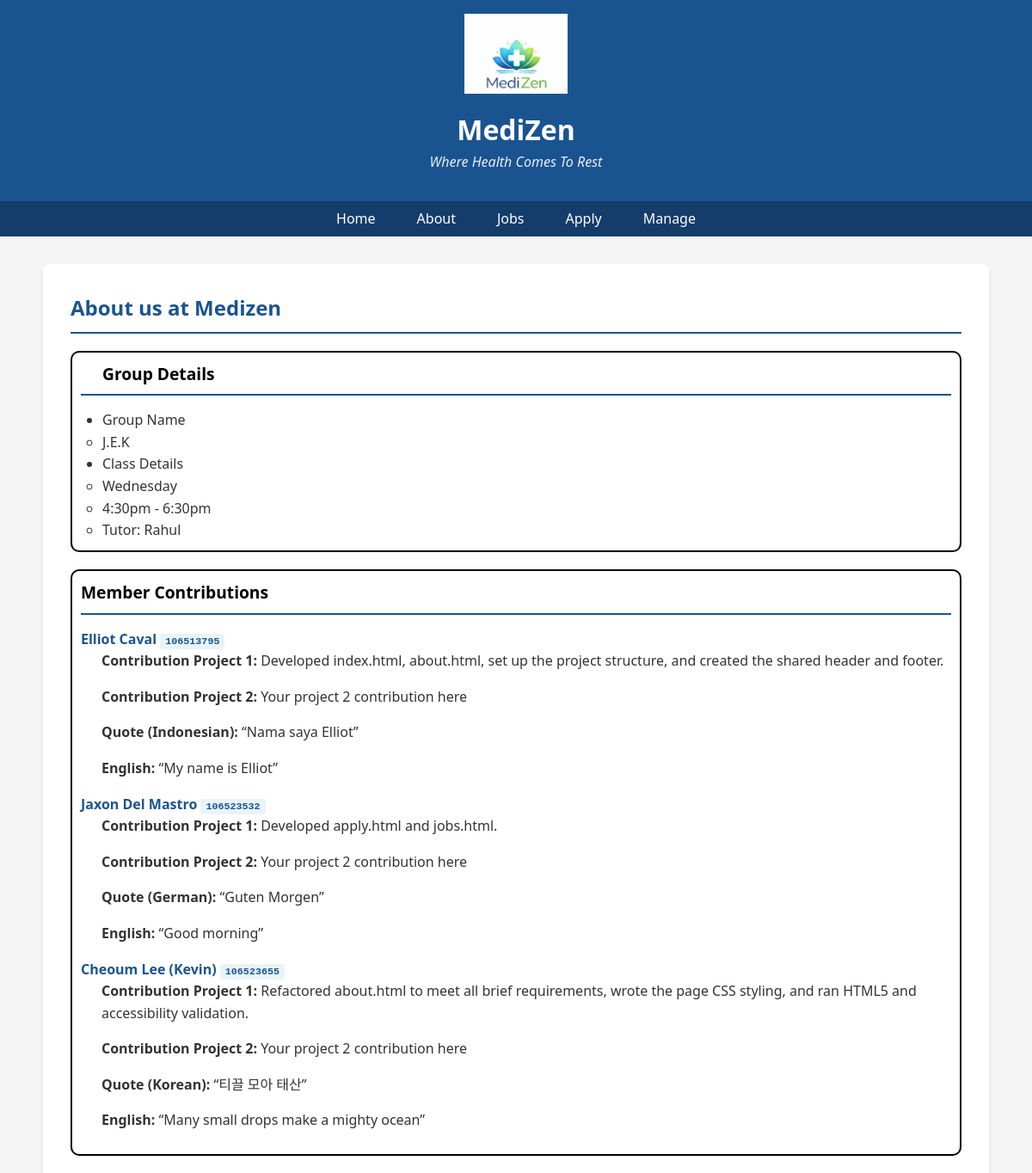
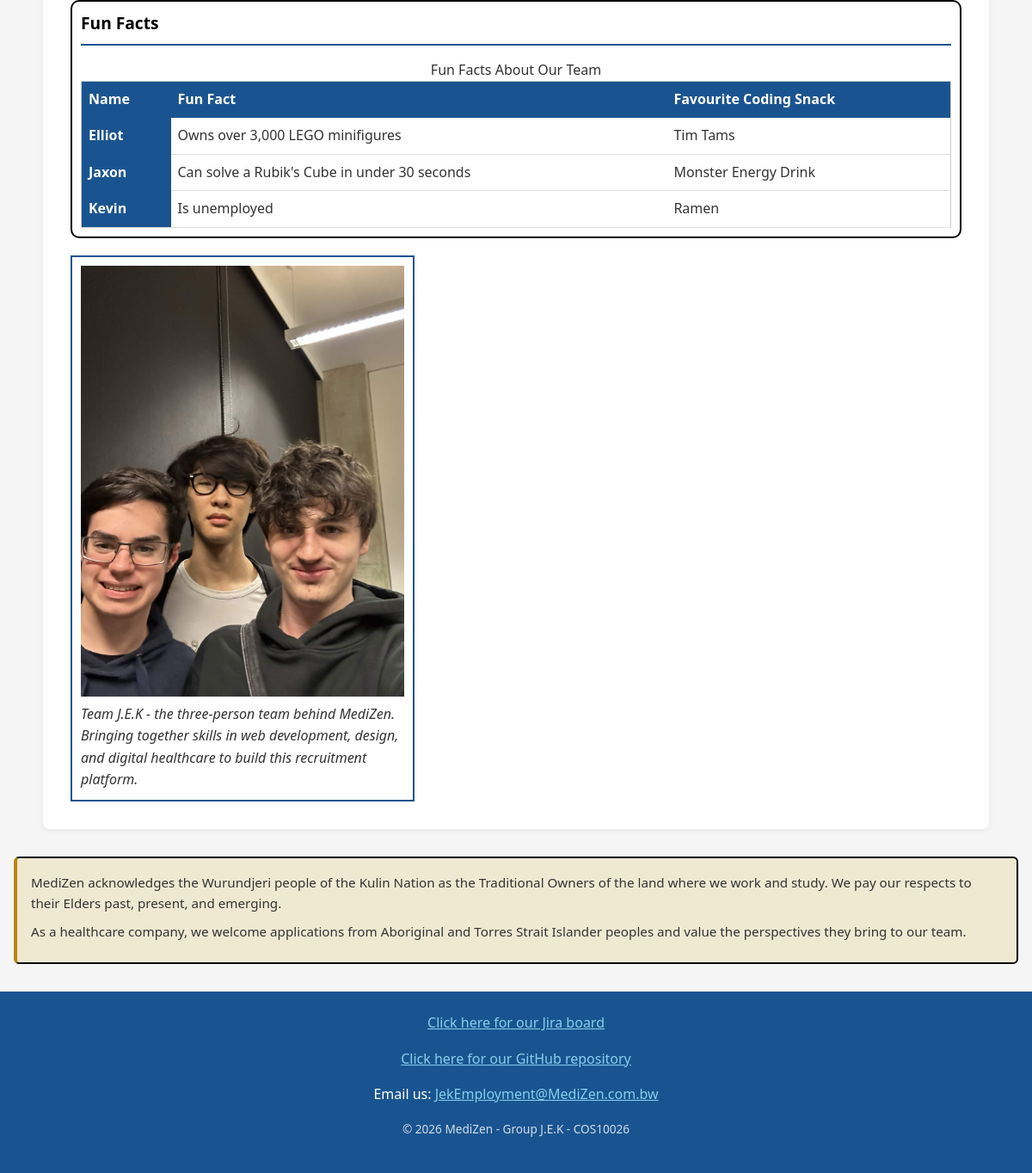
Screenshot of /project2/about.php with the database file from the repository (2 pictures, top to bottom).
### tables this page shows
CREATE TABLE members (
    id INT AUTO_INCREMENT PRIMARY KEY,
    name VARCHAR(100) NOT NULL,
    student_id VARCHAR(20) NOT NULL,
    quote VARCHAR(255),
    quote_language VARCHAR(50),
    quote_english VARCHAR(255),
    contribution_project1 TEXT,
    contribution_project2 TEXT
);

### project2/about.php (the view, shortened to what this page needs)
<?php
require_once("settings.php");
$result = mysqli_query($conn, "SELECT * FROM members");
?>
<!DOCTYPE html>
<html lang="en">
<head>
    <link rel="stylesheet" href="styles/style.css">
</head>
<body>
    <?php include("includes/header.inc"); ?>
    <?php include("includes/nav.inc"); ?>
    <main>
        <h2>About us at Medizen</h2>
</head>
<body>
  <section>
    <h2 style="text-align: left; color: black; font-size: 1.2em; padding-left: 25px;">Group Details</h2>
    <ul style="padding-left: 25px;"">
      <li>Group Name
        <ul>
          <li>J.E.K</li>
        </ul>
      </li>
      <li>Class Details
        <ul>
          <li>Wednesday</li>
          <li>4:30pm - 6:30pm</li>
          <li>Tutor: Rahul</li>
        </ul>
      </li>
    </ul>
  </section>
  <section>
    <h2 style="text-align: left; color: black; font-size: 1.2em;">Member Contributions</h2>
   <dl class="member-list">
    <?php while ($row = mysqli_fetch_assoc($result)) { ?>
        <dt>
            <?php echo $row['name']; ?>
            <span class="student-id"><?php echo $row['student_id']; ?></span>
        </dt>
        <dd>
            <p><strong>Contribution Project 1:</strong> <?php echo $row['contribution_project1']; ?></p>
            <p><strong>Contribution Project 2:</strong> <?php echo $row['contribution_project2']; ?></p>
            <p><strong>Quote (<?php echo $row['quote_language']; ?>):</strong>
                <q><?php echo $row['quote']; ?></q>
            </p>
            <p><strong>English:</strong> <q><?php echo $row['quote_english']; ?></q></p>
        </dd>
    <?php } ?>
</dl>
  </section>
  <section>
    <h2 style="text-align: left; color: black; font-size: 1.2em;">Fun Facts</h2>
    <table class="fun-facts-table">
      <caption>Fun Facts About Our Team</caption>
      <thead>
        <tr>
          <th scope="col">Name</th>
          <th scope="col">Fun Fact</th>
          <th scope="col">Favourite Coding Snack</th>
        </tr>
      </thead>
      <tbody>
        <tr>
          <th scope="row">Elliot</th>
          <td>Owns over 3,000 LEGO minifigures</td>
          <td>Tim Tams</td>
        </tr>
        <tr>
          <th scope="row">Jaxon</th>
          <td>Can solve a Rubik's Cube in under 30 seconds</td>
          <td>Monster Energy Drink</td>
        </tr>
        <tr>
          <th scope="row">Kevin</th>
          <td>Is unemployed</td>
          <td>Ramen</td>
        </tr>
      </tbody>
    </table>
  </section>
  <figure>
   <img src="images/MedizenAvengers.jpg" alt="Medizen Webpage Development Team" id="DevPic">
    <figcaption style="font-style: italic;">
      Team J.E.K - the three-person team behind MediZen.
      Bringing together skills in web development, design,
      and digital healthcare to build this recruitment platform.
    </figcaption>
  </figure>
    </main>
    <?php include("includes/acknowledgement.inc"); ?>
    <?php include("includes/footer.inc"); ?>
</body>
</html>

### project2/includes/header.inc
<header class="site-header">
    <img src="images/MediZenLogo.jpeg" alt="MediZen company logo" id="logo">
    <h1 class="site-title">MediZen</h1>
    <p class="site-tagline">Where Health Comes To Rest</p>
</header>

### project2/includes/nav.inc
<nav class="main-nav">
    <ul>
        <li><a href="index.php">Home</a></li>
        <li><a href="about.php">About</a></li>
        <li><a href="jobs.php">Jobs</a></li>
        <li><a href="apply.php">Apply</a></li>
        <li><a href="login.php">Manage</a></li>
    </ul>
</nav>

### project2/includes/acknowledgement.inc
<section class="acknowledgement">
    <p>
        MediZen acknowledges the Wurundjeri people of the Kulin Nation as the
        Traditional Owners of the land where we work and study. We pay our
        respects to their Elders past, present, and emerging.
    </p>
    <p>
        As a healthcare company, we welcome applications from Aboriginal and
        Torres Strait Islander peoples and value the perspectives they bring
        to our team.
    </p>
</section>

### project2/includes/footer.inc
<footer class="site-footer">
    <p>
        <a href="https://jaxondm.atlassian.net/jira/software/projects/SCRUM/boards/1?jql=&sprintStarted=true">
            Click here for our Jira board
        </a>
    </p>
    <p>
        <a href="https://github.com/ElliotCaval07/GroupAssignment1">
            Click here for our GitHub repository
        </a>
    </p>
    <p>
        Email us:
        <a href="mailto:JekEmployment@MediZen.com.bw">JekEmployment@MediZen.com.bw</a>
    </p>
    <p class="copyright">
        &copy; <?php echo date("Y"); ?> MediZen - Group J.E.K - COS10026
    </p>
</footer>

### project2/styles/style.css (style rules this page uses)
* { box-sizing: border-box; margin: 0; padding: 0; }
body { font-family: 'Segoe UI', Tahoma, sans-serif; line-height: 1.6; color: #333; background: #f5f5f5; padding: 0 1rem; }
.site-header { background: #1a5490; color: white; padding: 1rem 2rem; margin: 0 -1rem; text-align: center; }
#logo { max-width: 120px; height: auto; }
.site-title { margin-top: 0.5rem; }
.site-tagline { font-style: italic; opacity: 0.9; }
.main-nav { background: #143d6b; padding: 0.5rem 1rem; margin: 0 -1rem; }
.main-nav ul { list-style: none; display: flex; gap: 1rem; justify-content: center; flex-wrap: wrap; }
.main-nav a { color: white; text-decoration: none; padding: 0.5rem 1rem; border-radius: 4px; transition: background 0.2s; }
main { max-width: 1100px; margin: 2rem auto; padding: 2rem; background: white; border-radius: 8px; box-shadow: 0 2px 8px rgba(0, 0, 0, 0.05); }
h2 { color: #1a5490; margin-bottom: 1rem; border-bottom: 2px solid #1a5490; padding-bottom: 0.5rem; }
p { margin-bottom: 1rem; }
.member-list dt { font-weight: bold; margin-top: 1rem; color: #1a5490; }
.member-list dd { margin-left: 1.5rem; margin-bottom: 1rem; }
.student-id { background-color: #e8f4f8; padding: 2px 6px; border-radius: 3px; font-family: monospace; font-size: 0.9em; }
table { border-collapse: collapse; margin: 1rem 0; width: 100%; }
th { background-color: #1a5490; color: white; padding: 0.5rem; text-align: left; }
td { padding: 0.5rem; border-bottom: 1px solid #ddd; }
.acknowledgement { background: #f0e9d2; padding: 1rem; border-radius: 6px; margin: 2rem 0 1rem; border-left: 4px solid #b8860b; font-size: 0.95em; }
.acknowledgement p { margin-bottom: 0.5rem; }
.site-footer { background: #1a5490; color: white; text-align: center; padding: 1.5rem; margin: 2rem -1rem 0; }
.site-footer a { color: #87ceeb; }
.copyright { margin-top: 1rem; font-size: 0.85em; opacity: 0.8; }

### project2/about.php (style rules this page uses)
figure { border: 2px solid #1a5490; padding: 10px; max-width: 400px; }
figure img { width: 100%; }
.student-id { background-color: #e8f4f8; padding: 2px 6px; }
table { border: 1px solid #cccccc; margin: 0; }
table th { background-color: #1a5490; color: #ffffff; padding: 8px; }
table td { padding: 8px; }
section { border: 2px solid black; border-radius: 10px; padding: 10px; margin: 20px 0; width: 100%; }
.member-list dt { font-weight: bold; margin-top: 10px; }

### rows the page displays
members: name "Elliot Caval", student "106513795", contribution_project1 "Developed index.html, about.html, set up the project structure, and created the shared header and footer.", contribution_project2 "Your project 2 contribution here", quote_language "Indonesian", quote "Nama saya Elliot", quote_english "My name is Elliot"
members: name "Jaxon Del Mastro", student "106523532", contribution_project1 "Developed apply.html and jobs.html.", contribution_project2 "Your project 2 contribution here", quote_language "German", quote "Guten Morgen", quote_english "Good morning"
members: name "Cheoum Lee (Kevin)", student "106523655", contribution_project1 "Refactored about.html to meet all brief requirements, wrote the page CSS styling, and ran HTML5 and accessibility validation.", contribution_project2 "Your project 2 contribution here", quote_language "Korean", quote "티끌 모아 태산", quote_english "Many small drops make a mighty ocean"
